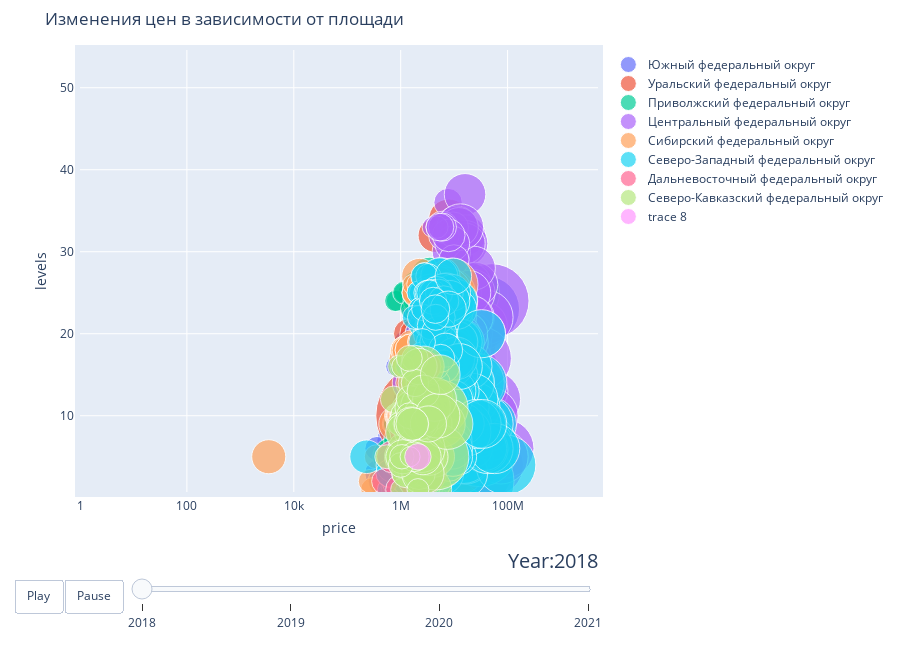

The notebook cell this image was saved under:
### Code cell
figure = bubbleplot(dataset = sample_data, 
                    x_column='price', y_column='levels', 
                    bubble_column='region', 
                    time_column='year', 
                    size_column='area', 
                    color_column='state', 
    x_title="price", y_title="levels", title ='Изменения цен в зависимости от площади',
    x_logscale = True, scale_bubble=3, height=650)

iplot(figure)

### Figure 1 — Plotly figure (JSON) as saved in the notebook; plotly's stock layout.template omitted (floating-point values rounded to 4 significant figures; data arrays with more than 128 entries replaced by an {"elided": "..."} marker saying what was removed)
{"data": [{"marker": {"size": {"elided": "684 float values"}, "sizemode": "area", "sizeref": 0.1042}, "mode": "markers", "name": "Южный федеральный округ", "text": {"elided": "684 str values"}, "type": "scatter", "x": {"elided": "684 int values"}, "y": {"elided": "684 int values"}}, {"marker": {"size": {"elided": "287 float values"}, "sizemode": "area", "sizeref": 0.1042}, "mode": "markers", "name": "Уральский федеральный округ", "text": {"elided": "287 str values"}, "type": "scatter", "x": {"elided": "287 int values"}, "y": {"elided": "287 int values"}}, {"marker": {"size": {"elided": "581 float values"}, "sizemode": "area", "sizeref": 0.1042}, "mode": "markers", "name": "Приволжский федеральный округ", "text": {"elided": "581 str values"}, "type": "scatter", "x": {"elided": "581 int values"}, "y": {"elided": "581 int values"}}, {"marker": {"size": {"elided": "811 float values"}, "sizemode": "area", "sizeref": 0.1042}, "mode": "markers", "name": "Центральный федеральный округ", "text": {"elided": "811 str values"}, "type": "scatter", "x": {"elided": "811 int values"}, "y": {"elided": "811 int values"}}, {"marker": {"size": {"elided": "1072 float values"}, "sizemode": "area", "sizeref": 0.1042}, "mode": "markers", "name": "Сибирский федеральный округ", "text": {"elided": "1072 str values"}, "type": "scatter", "x": {"elided": "1072 int values"}, "y": {"elided": "1072 int values"}}, {"marker": {"size": {"elided": "413 float values"}, "sizemode": "area", "sizeref": 0.1042}, "mode": "markers", "name": "Северо-Западный федеральный округ", "text": {"elided": "413 str values"}, "type": "scatter", "x": {"elided": "413 int values"}, "y": {"elided": "413 int values"}}, {"marker": {"size": [44, 49.8, 51, 52.3, 49, 56.6, 50, 98, 80, 28, 35, 54, 45, 47, 36, 51, 34, 30.2, 57, 42, 45, 21.1, 48, 34, 52, 29.7, 30, 56, 54, 60.4, 44, 67, 29, 43, 49.1, 27.2], "sizemode": "area", "sizeref": 0.1042}, "mode": "markers", "name": "Дальневосточный федеральный округ", "text": ["10160", "11171", "11171", "9579", "10160", "10160", "10160", "9579", "10160", "10160", "10160", "10160", "10160", "10160", "9579", "9579", "11171", "10160", "10160", "10160", "10160", "69", "10160", "9579", "10160", "16705", "10160", "10160", "10160", "11171", "10160", "10160", "10160", "11171", "9579", "11171"], "type": "scatter", "x": [2200000, 3100000, 1900000, 2050000, 3000000, 2400000, 2900000, 2800000, 2550000, 1600000, 500000, 2200000, 2100000, 1000000, 1790000, 1800000, 1250000, 1050000, 3100000, 1800000, 2950000, 900000, 1200000, 999999, 1800000, 1500000, 1000000, 2900000, 700000, 3750000, 2350000, 2350000, 1000000, 1900000, 2100000, 2700000], "y": [5, 5, 5, 5, 5, 5, 16, 3, 10, 5, 2, 12, 4, 1, 9, 2, 5, 5, 9, 5, 10, 5, 8, 5, 9, 5, 5, 4, 5, 5, 5, 10, 5, 3, 10, 5]}, {"marker": {"size": [77, 58, 60, 44, 27, 58, 30, 102, 31, 60, 45, 51, 32, 32, 60, 70, 50, 44, 41.8, 120, 40, 74, 94.7, 52, 77, 66, 36, 100, 43, 156, 26, 84.2, 37, 62, 78, 35, 87.6, 74, 59, 67, 55, 54, 58, 110, 50, 65, 61, 86, 55, 71, 53, 29, 30, 51, 50, 31, 39, 87, 51.7, 86, 230, 38, 70, 34, 29, 45, 27, 30, 37, 48, 70, 40.2, 71, 72, 63, 70, 40, 70, 75, 70, 72, 65, 56, 77, 63, 72, 93.7, 120, 135, 31, 129, 26, 25, 68, 60.5, 49, 40, 54, 46, 36, 32, 72, 100, 68.5, 39.5, 31, 55, 35, 104, 20.8, 35, 82, 68, 60, 56], "sizemode": "area", "sizeref": 0.1042}, "mode": "markers", "name": "Северо-Кавказский федеральный округ", "text": ["11991", "2900", "9648", "2900", "2900", "2900", "2900", "13919", "2900", "2900", "13919", "2900", "13919", "2900", "4007", "2900", "4007", "2900", "9648", "4007", "2900", "4007", "9648", "4007", "13919", "4007", "2900", "4007", "9648", "2900", "2900", "2900", "4007", "4007", "2900", "2900", "2900", "2900", "2900", "9648", "2900", "4007", "2900", "13919", "9648", "2900", "4007", "4007", "4007", "9648", "9648", "13919", "11991", "2900", "2900", "2900", "9648", "4007", "4007", "4007", "11991", "2900", "4007", "2900", "9648", "2900", "2900", "13919", "2900", "2900", "2900", "2900", "2900", "4007", "4007", "2900", "2900", "2900", "2900", "4007", "2900", "2900", "2900", "4007", "2900", "4007", "2900", "13919", "9648", "9648", "2900", "2900", "2900", "2900", "2900", "2900", "2900", "9648", "11991", "2900", "9648", "13919", "2900", "2900", "2900", "9648", "4007", "2900", "9648", "2900", "2900", "4007", "9648", "4007", "9648"], "type": "scatter", "x": [2800000, 2100000, 2900000, 1700000, 933000, 2250000, 1250000, 3650000, 1050000, 2400000, 1500000, 2050000, 1150000, 1300000, 1360000, 3600000, 3200000, 1850000, 1550000, 2400000, 1250000, 3500000, 2367500, 2100000, 3250000, 3600000, 1250000, 3500000, 1650000, 5600000, 1050000, 3200000, 740000, 3000000, 2190000, 1050000, 4200000, 2550000, 1800000, 3300000, 1270000, 1550000, 1700000, 6000000, 1650000, 1600000, 2000000, 2000000, 1155000, 1100000, 1700000, 870000, 1600000, 3100000, 2250000, 1650000, 1365000, 2700000, 1280000, 3800000, 4500000, 1600000, 3270000, 1150000, 950000, 1280000, 1200000, 550000, 1280000, 3000000, 2700000, 1300000, 2350000, 2600000, 2600000, 2700000, 1850000, 1850000, 3450000, 1800000, 2900000, 1677000, 2200000, 1200000, 2600000, 3450000, 2600000, 2400000, 7500000, 1200000, 2900000, 1100000, 2100000, 2620000, 1100000, 2600000, 1500000, 2200000, 1800000, 1850000, 1000000, 2500000, 4300000, 2200000, 1850000, 1050000, 2650000, 1450000, 4900000, 1500000, 1450000, 5500000, 3300000, 1570000, 1650000], "y": [5, 9, 5, 5, 16, 5, 5, 12, 5, 5, 3, 5, 3, 5, 10, 10, 7, 9, 6, 10, 4, 10, 10, 10, 9, 9, 10, 1, 3, 11, 1, 5, 12, 11, 9, 9, 5, 9, 10, 5, 5, 10, 10, 9, 5, 5, 5, 4, 6, 5, 9, 5, 5, 10, 10, 4, 8, 16, 10, 9, 5, 14, 9, 5, 9, 3, 5, 5, 9, 5, 10, 5, 10, 10, 7, 6, 9, 5, 11, 5, 5, 11, 3, 8, 9, 5, 3, 6, 9, 5, 11, 16, 1, 5, 5, 9, 12, 9, 5, 17, 4, 10, 12, 16, 14, 5, 13, 10, 10, 5, 17, 15, 9, 9, 9]}, {"marker": {"size": [36.6], "sizemode": "area", "sizeref": 0.1042}, "mode": "markers", "text": ["6937"], "type": "scatter", "x": [2100000], "y": [5]}], "layout": {"height": 650, "hovermode": "closest", "margin": {"b": 50, "pad": 5, "t": 50}, "showlegend": true, "sliders": [{"active": 0, "currentvalue": {"font": {"size": 20}, "prefix": "Year:", "visible": true, "xanchor": "right"}, "len": 0.9, "pad": {"b": 10, "t": 50}, "steps": [{"args": [[2018], {"frame": {"duration": 300, "redraw": false}, "mode": "immediate", "transition": {"duration": 300}}], "label": "2018", "method": "animate"}, {"args": [[2019], {"frame": {"duration": 300, "redraw": false}, "mode": "immediate", "transition": {"duration": 300}}], "label": "2019", "method": "animate"}, {"args": [[2020], {"frame": {"duration": 300, "redraw": false}, "mode": "immediate", "transition": {"duration": 300}}], "label": "2020", "method": "animate"}, {"args": [[2021], {"frame": {"duration": 300, "redraw": false}, "mode": "immediate", "transition": {"duration": 300}}], "label": "2021", "method": "animate"}], "transition": {"duration": 300, "easing": "cubic-in-out"}, "x": 0.1, "xanchor": "left", "y": 0, "yanchor": "top"}], "title": {"text": "Изменения цен в зависимости от площади"}, "updatemenus": [{"buttons": [{"args": [null, {"frame": {"duration": 500, "redraw": false}, "fromcurrent": true, "transition": {"duration": 300, "easing": "quadratic-in-out"}}], "label": "Play", "method": "animate"}, {"args": [[null], {"frame": {"duration": 0, "redraw": false}, "mode": "immediate", "transition": {"duration": 0}}], "label": "Pause", "method": "animate"}], "direction": "left", "pad": {"r": 10, "t": 87}, "showactive": false, "type": "buttons", "x": 0.1, "xanchor": "right", "y": 0, "yanchor": "top"}], "xaxis": {"autorange": false, "range": [0, 9.691], "title": {"text": "price"}, "type": "log"}, "yaxis": {"autorange": false, "range": [0.7, 54.6], "title": {"text": "levels"}}}}
